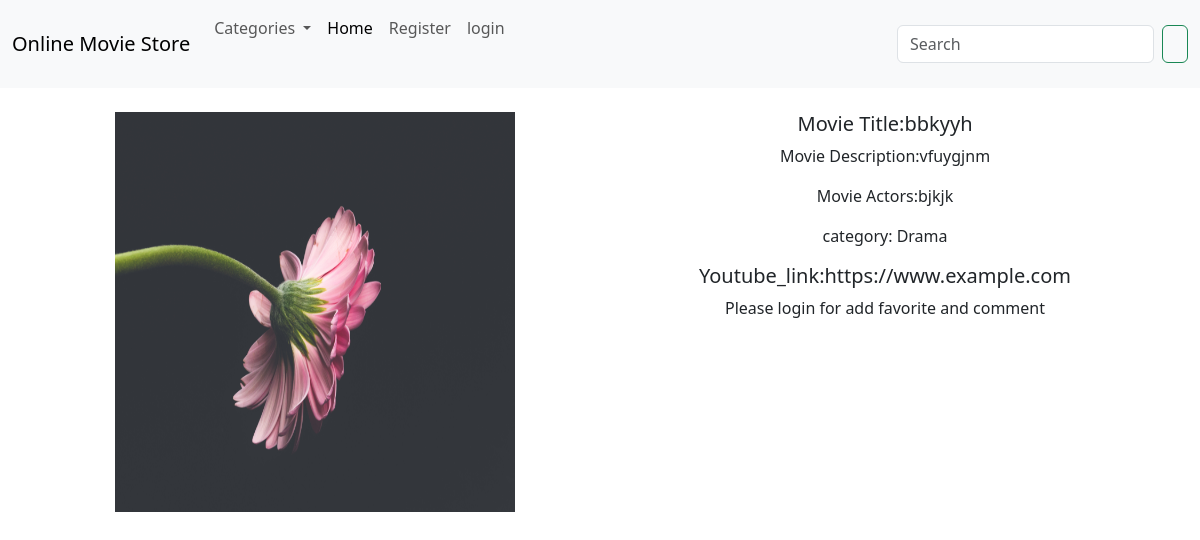
Screenshot of /movie/5/ with the database file from the repository.
### MovieApp/models.py (models this page shows, shortened)
class Movie(models.Model):
    title = models.CharField(max_length=255)
    poster = models.URLField()
    description = models.TextField()
    release_date = models.DateField()
    actors = models.CharField(max_length=255)
    category = models.ForeignKey(CategoryMovie,on_delete=models.CASCADE,null=True)
    youtube_trailer_link = models.URLField()
    image = models.ImageField(upload_to='pic')
    user = models.ForeignKey(User, on_delete=models.CASCADE)

class CategoryMovie(models.Model):
    name=models.CharField(max_length=120,unique=True)

### MovieApp/views.py (the view)
# urls.py: path('movie/<int:movie_id>/', views.detail, name='detail'),
def detail(request,movie_id):
    movie=Movie.objects.get(id=movie_id)
    return render(request,"detail.html",{'movie':movie})

### templates/detail.html (shortened to what this page needs)
{% extends 'base.html' %}
{% block body %}
<div class="container mt-4">
    <div class="row">
        <div class="col-md-6">
            <img src="{{movie.image.url}}"width="400" height="400">
        </div>
    <div class="col-md-6">
        <h5>Movie Title:{{movie.title}}</h5>
        <p>Movie Description:{{movie.description}}</p>
          <p>Movie Actors:{{movie.actors}}</p>
        <p>category: {{movie.category.name}}</p>
         <h5 class="card-link">Youtube_link:{{movie.youtube_trailer_link}}</h5>
         {% if user.is_authenticated %}
        <form method="post" action="{% url 'Movie_App:favorite_move' movie.id %}">
            {% csrf_token %}
            <button type="submit">Add to Favorites and comment</button>
        </form>
        {% else %}
        <p>Please login for add favorite and comment</p>
        {% endif %}
    </div>
    </div>
</div>
{% endblock %}

### static/style.css (style rules this page uses)
body { text-align: center; }

### rows the page displays
Movie: image (picture), title "bbkyyh", description "vfuygjnm", actors "bjkjk", category.name "Drama", youtube_trailer_link "https://www.example.com"
